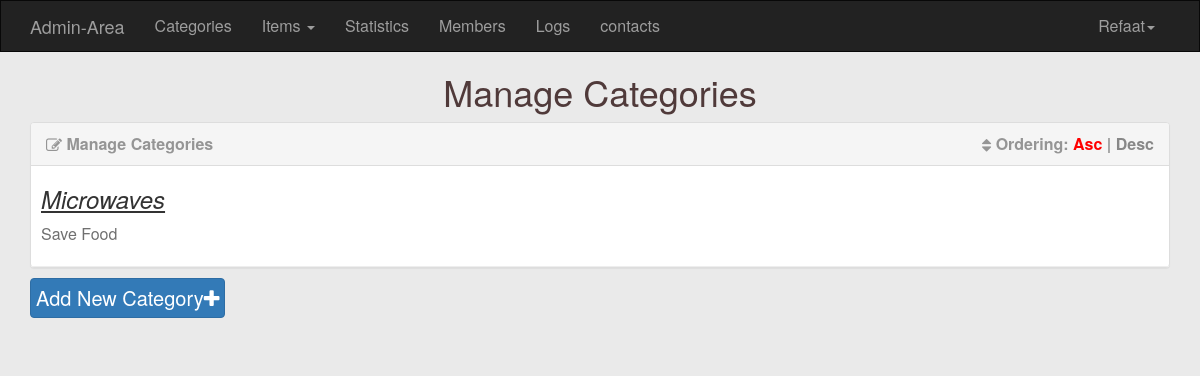
The app's page /Admin/category.php (signed in), older data.
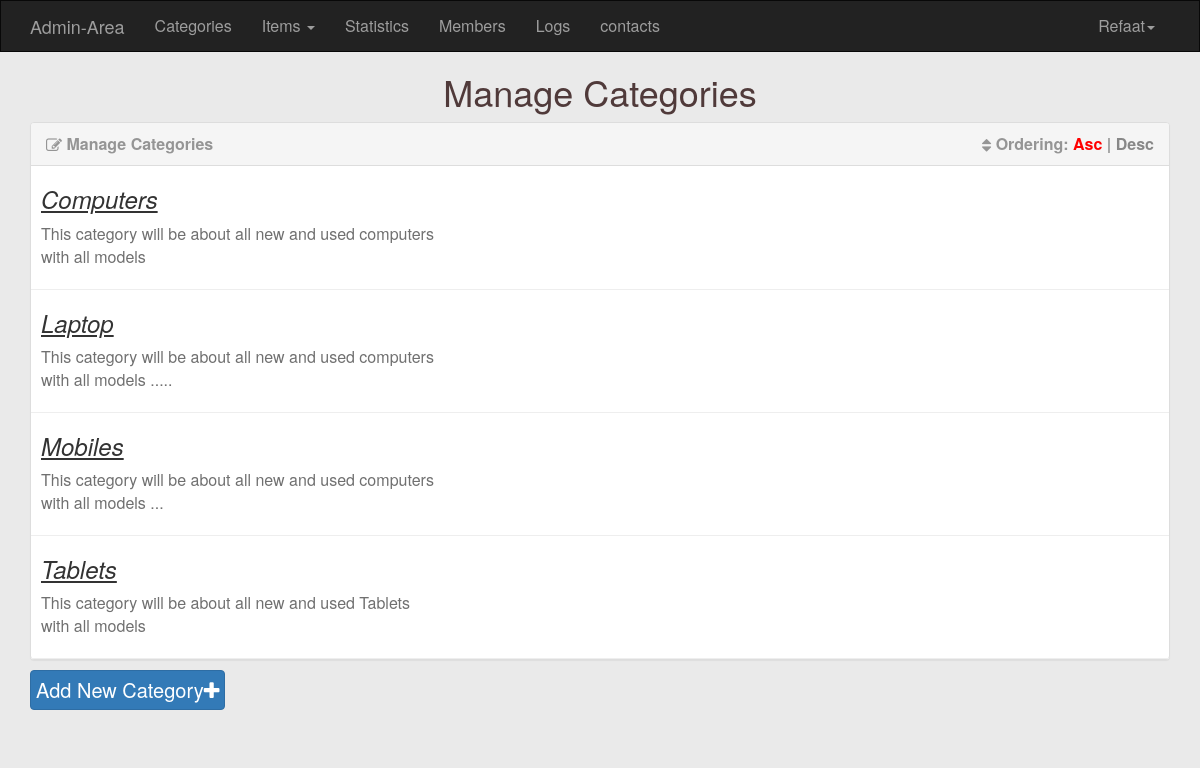
The same page, newer data.
### tables this page shows
CREATE TABLE IF NOT EXISTS `categories` (
  `ID` int(11) NOT NULL AUTO_INCREMENT,
  `Name` varchar(255) NOT NULL,
  `Description` text NOT NULL,
  PRIMARY KEY (`ID`)
);

### Admin/include/Languages/english.php (called while the page is built)
<?php
function lang($phares)
{
    static $lang = array(
    "Home-Admin"    => "Admin-Area",
    "ADMIN"         => "Adminstrator",
    "Categories"    =>"Categories",
    "ITEMS"        =>"Items ",
    "Statistics"    =>"Statistics ",
    "Members"      =>"Members ",
    "Logs"          =>"Logs",
    "contacts"      =>"contacts"
    );
    return $lang[$phares];
}
?>

### Admin/category.php (the view, shortened to what this page needs)
<?php
    if(isset($_SESSION['username']))
    {
        include "init.php";
        $do = isset($_GET['do']) ? $_GET['do'] : 'manage';
        if($do == "manage")
        {
            $sort = 'asc';
            $stmt=$con->prepare("select * from categories ORDER BY Name $sort");
            $stmt->execute();
            $rows = $stmt->fetchAll();
            ?>
             <h1 class="text-center">Manage Categories</h1>
			<div class="container categories">
				<div class="panel panel-default">
					<div class="panel-heading">
						<i class="fa fa-edit"></i> Manage Categories
						<div class="option pull-right">
							<i class="fa fa-sort"></i> Ordering:
				        <a class="<?php if ($sort == 'asc') { echo 'active'; } ?>" href="?sort=asc">Asc</a> |
                        <a class="<?php if ($sort == 'desc') { echo 'active'; } ?>" href="?sort=desc">Desc</a>
						</div>
					</div>
                    <div class="panel-body">
						<?php
							foreach($rows as $cat) {
								echo "<div class='cat'>";
                                echo "<h3>" . $cat['Name'] . '</h3>';
                                echo "<div class='full-view'>";
										echo "<p>"; if($cat['Description'] == '') { echo 'This category has no description'; } else { echo $cat['Description']; } echo "</p>";
								echo "</div>";
								echo "</div>";
								echo "<hr>";
							}
						?>
					</div>
                </div>
                <a href="category.php?do=add" class="AddBtn btn btn-primary">Add New Category<i class="fa fa-plus"></i></a>
            </div>
            <?php
        }
    }
  else
    {
        header('Location:index.php');
        exit();
    }
include $tpl . "footer.php";
?>

### Admin/include/Templetes/header.php (shortened to what this page needs)
<!DOCTYPE html>
<html>
    <head>
        <link rel="stylesheet" href="<?php echo $css ; ?>bootstrap.min.css">
        <link rel="stylesheet" href="<?php echo $css ; ?>font-awesome.min.css">
        <link rel="stylesheet" href="<?php echo $css ; ?>backend.css">
    </head>
<body>

### Admin/init.php (shortened to what this page needs)
<?php
    $tpl = "Include/Templetes/";
    $lan = "Include/Languages/";
    $css = "Layout/css/";
    include $tpl . "header.php";
    include $lan . "english.php";
    if(!isset($nonavbar))
    {
        include $tpl . "navbar.php";
    }
?>

### Admin/include/Templetes/navbar.php (shortened to what this page needs)
<nav class="navbar navbar-inverse">
    <div class="container">
        <div class="navbar-header">
            <a class="navbar-brand" href="dashboard.php">
                <?php echo lang("Home-Admin");?>
            </a>
        </div>
        <div class="collapse navbar-collapse" id="app-nav">
            <ul class="nav navbar-nav">
                <li>
                    <a href="category.php">
                        <?php echo lang('Categories');?>
                    </a>
                </li>
                <li class="dropdown">
                        <a href="#" class="dropdown-toggle" data-toggle="dropdown" role="button" aria-haspopup="true" aria-expanded="false">Items <span class="caret"></span></a>
                </li>
                <li>
                    <a href="dashboard.php">
                        <?php echo lang('Statistics');?>
                    </a>
                </li>
                <li>
                    <a href="members.php">
                        <?php echo lang('Members');?>
                    </a>
                </li>
                <li>
                    <a href="#">
                        <?php echo lang('Logs');?>
                    </a>
                </li>
                <li>
                    <a href="contacts.php">
                        <?php echo lang('contacts');?>
                    </a>
                </li>
            </ul>
            <ul class="nav navbar-nav navbar-right">
                <li class="dropdown">
                    <a href="#" class="dropdown-toggle" data-toggle="dropdown" role="button" aria-haspopup="true" aria-expanded="false">
                        <?php echo $_SESSION['username']?><span class="caret"></span></a>
                </li>
            </ul>
        </div>
    </div>
</nav>

### Admin/include/Templetes/footer.php (shortened to what this page needs)
</body>
</html>

### Admin/Layout/css/backend.css (style rules this page uses)
body { background-color: #EAEAEA; font-size: 16px; }
.text-center { color: #503a3a; }
.navbar { border-radius:0; }
.AddBtn { font-size: 20px; }
.categories .panel-heading { color: #959595; font-weight: bold; }
.categories .panel-heading i { position: relative; top: 1px; }
.categories .panel-body { padding: 0; }
.categories .option a { color: #888; text-decoration: none; }
.categories .option .active { color: #F00 }
.categories hr { margin-top: 0; margin-bottom: 0; }
.categories .cat { padding: 0px 0px 10px 10px; position: relative; overflow: hidden; }
.categories .cat .full-view p { margin: 10px 0; color: #707070; }
.cat h3 { margin-bottom: 0px; font-style: italic; text-decoration: underline; }
.full-view { width: 400px; }
.categories .AddBtn { padding: 5px; margin-bottom: 30px; margin-top: -10px; font-size: 20px; }

Row changes from the older to the newer data that the page shows:
removed categories: Name "Microwaves", Description "Save Food"
added categories: Name "Computers", Description "This category will be about all new and used computers with all models"
added categories: Name "Laptop", Description "This category will be about all new and used computers with all models ....."
added categories: Name "Mobiles", Description "This category will be about all new and used computers with all models ..."
added categories: Name "Tablets", Description "This category will be about all new and used Tablets with all models"
